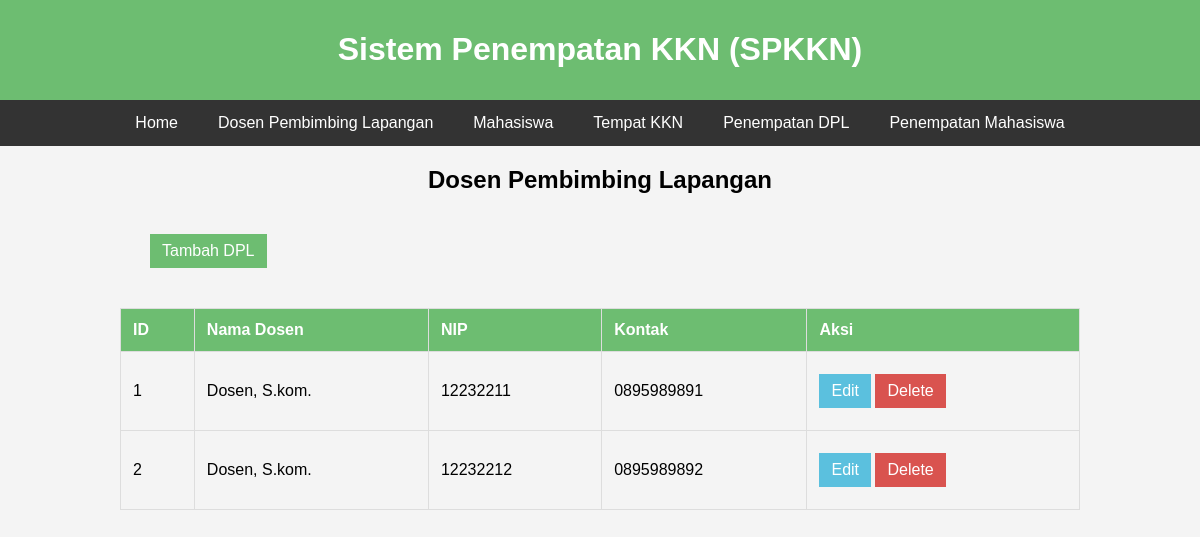
The page /data_dpl/index.php on the database as committed earlier.
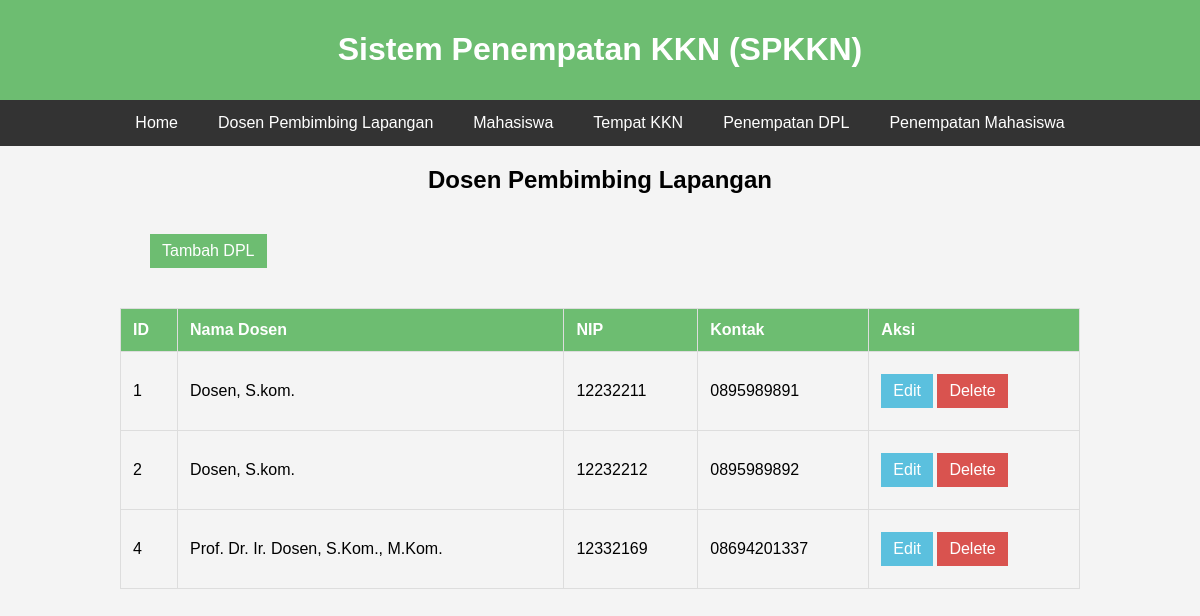
The same page on the database as committed later.
### tables this page shows
CREATE TABLE `dpl` (
  `id` bigint(18) NOT NULL,
  `nama` varchar(255) NOT NULL,
  `nip` bigint(18) NOT NULL,
  `kontak` varchar(255) NOT NULL
);

### data_dpl/index.php (the view, shortened to what this page needs)
<?php
include "../config.php";
$dplList = $conn->query("SELECT * FROM dpl");
?>
<!DOCTYPE html>
<html lang="en">
<head>
    <link rel="stylesheet" style="text/css" href="styledpl.css">
</head>
<body>
    <div class="container">
        <div class="header">
            <h1>Sistem Penempatan KKN (SPKKN)</h1>
        </div>
        <nav class="navbar">
            <a href="../index.html">Home</a>
            <a href="../data_dpl/index.php">Dosen Pembimbing Lapangan</a>
            <a href="../data_mhs/index.php">Mahasiswa</a>
            <a href="../data_tempat/index.php">Tempat KKN</a>
            <a href="../data_penempatan_dpl/">Penempatan DPL</a>
            <a href="../data_penempatan_mhs/">Penempatan Mahasiswa</a>
        </nav>
        <div class="mt-4">
            <h2>Dosen Pembimbing Lapangan</h2>
            <a href="form.php" class="btn btn-primary">Tambah DPL</a>
            <table class="table">
                <thead>
                    <tr>
                        <th>ID</th>
                        <th>Nama Dosen</th>
                        <th>NIP</th>
                        <th>Kontak</th>
                        <th>Aksi</th>
                    </tr>
                </thead>
                <tbody>
                    <?php while ($row = $dplList->fetch_assoc()): ?>
                        <tr>
                            <td><?php echo $row['id']; ?></td>
                            <td><?php echo $row['nama']; ?></td>
                            <td><?php echo $row['nip']; ?></td>
                            <td><?php echo $row['kontak']; ?></td>
                            <td>
                                <a href="form.php?edit=<?php echo $row['id']; ?>" class="btn btn-info">Edit</a>
                                <a href="index.php?delete=<?php echo $row['id']; ?>" class="btn btn-danger">Delete</a>
                            </td>
                        </tr>
                    <?php endwhile; ?>
                </tbody>
            </table>
        </div>
    </div>
</body>
</html>

Rows that differ between the two databases and show on the page:
added dpl: id "4", nama "Prof. Dr. Ir. Dosen, S.Kom., M.Kom.", nip "12332169", kontak "08694201337"
